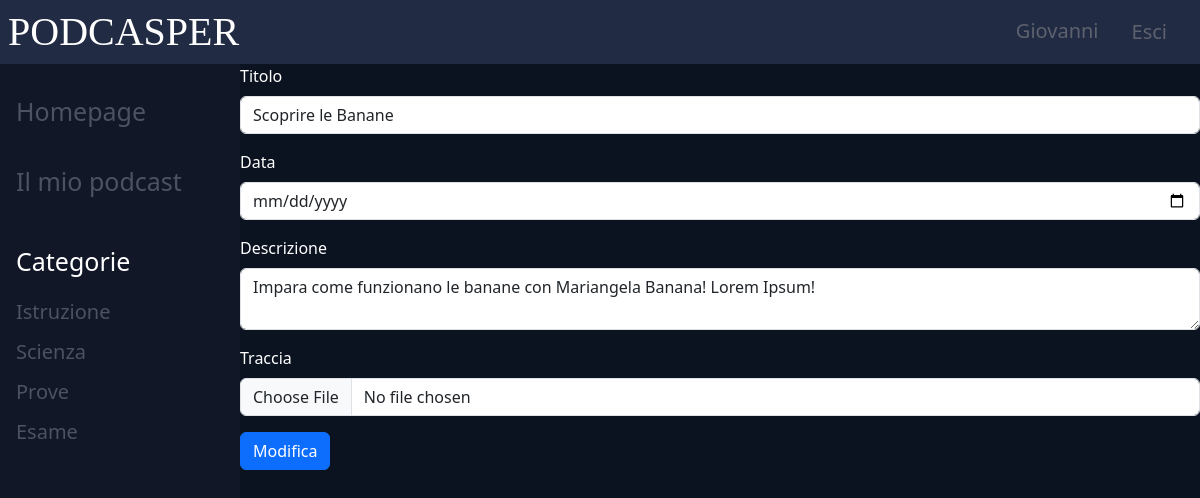
Screenshot of /serie/1/modifica_episodio_form (signed in) with the database file from the repository.
### tables this page shows
CREATE TABLE Utenti (
    ID INTEGER PRIMARY KEY,
    NOME VARCHAR(255),
    MAIL VARCHAR(255) UNIQUE,
    FORMATO_IMMAGINE VARCHAR(255),
    PASSWORD VARCHAR(255),
    TIPO VARCHAR(255)
);

CREATE TABLE Episodi(
    ID INTEGER PRIMARY KEY,
    ID_SERIE INTEGER,
    TITOLO VARCHAR(255),
    FORMATO_AUDIO VARCHAR(255),
    DESCRIZIONE TEXT,
    DATA_EPISODIO DATE,
    FOREIGN KEY (ID_SERIE)  REFERENCES  Serie(ID) ON DELETE CASCADE
);

### app.py (the view)
@app.route("/serie/<string:id>/modifica_episodio_form")
@login_required
def route_form_modifica_episodio(id):
    episodio = dao_episodi.get_episode_by_id(id)
    return render_template("modifica_episodio.html", episodio=episodio, serie=dao_serie.get_serie_by_id(episodio["ID"]))

### app.py (called while the page is built)
@login_manager.user_loader
def load_user(user_id):
    db_user = dao_users.get_user_by_id(user_id)
    return User(
        id=db_user["ID"],
        nome=db_user["NOME"],
        mail=db_user["MAIL"],
        immagine=db_user["FORMATO_IMMAGINE"],
        tipo=db_user["TIPO"]
    )

@app.context_processor
def inietta_categorie():
    diz = {
        "categorie": dao_serie.get_categorie()
    }
    if current_user.is_authenticated:
        seguiti = dao_serie.get_seguiti(current_user.id)
        autori = {}
        for serie in seguiti:
            autori[serie["ID"]] = dao_users.get_user_by_id(serie["ID_AUTORE"])
        diz["seguiti"] = seguiti
        diz["serie_seguite_autore"] = autori
    return diz

### dao_episodi.py (called while the page is built)
def get_episode_by_id(id_episodio):
    with get_connection() as con:
        cursor=con.cursor()
        cursor.execute("SELECT * FROM Episodi WHERE ID=?;",(id_episodio,))
        episodio=cursor.fetchone()
        cursor.close()
    return episodio

### dao_serie.py (called while the page is built)
def get_seguiti(id_utente):
    with get_connection() as con:
        cursor=con.cursor()
        cursor.execute("SELECT S.* FROM Serie S, Serie_seguite SS WHERE S.ID = SS.ID_SERIE AND SS.ID_UTENTE = ?;", (id_utente,))
        seguiti = cursor.fetchall()
        cursor.close()
    return seguiti

def get_categorie():
    with get_connection() as con:
        cursor=con.cursor()
        cursor.execute("SELECT DISTINCT CATEGORIA FROM Serie;")
        category = cursor.fetchall()
        cursor.close()
    return category

def get_serie_by_id(id):
    with get_connection() as con:
        cursor=con.cursor()
        cursor.execute("SELECT * FROM Serie WHERE ID=?;",(id,))
        serie=cursor.fetchone()
        cursor.close()
    return serie

### dao_users.py (called while the page is built)
def get_user_by_id(id):
    with get_connection() as con:
        cursor=con.cursor()
        cursor.execute("SELECT * FROM Utenti WHERE ID=?;",(id,))
        utente=cursor.fetchone()
        cursor.close()
    return utente

### database.py (called while the page is built)
def get_connection():
    con=sqlite3.connect("database.db")
    con.row_factory=sqlite3.Row
    con.execute("PRAGMA foreign_keys = 1;")
    return con

### templates/modifica_episodio.html (shortened to what this page needs)
{% extends "base.html" %}
{% block contenuto %}
<form action="{{url_for('route_modifica_episodio', episodio_id=episodio.ID)}}" method="POST" class="needs-validation"
    enctype="multipart/form-data" novalidate>
    <div class="mb-3">
        <label for="nomeUtente" class="form-label">Titolo</label>
        <input type="text" class="form-control" id="nomeUtente" name="titolo" value="{{episodio.TITOLO}}" required
            minlength="1" maxlength="100">
    </div>
    <div class="mb-3">
        <label for="mailUtente" class="form-label">Data</label>
        <input type="date" class="form-control" id="mailUtente" name="data" value="{{ episodio.DATA_EPISODIO }}"
            required>
    </div>
    <div class="mb-3">
        <label for="descrizione" class="form-label">Descrizione</label>
        <textarea class="form-control" id="descrizione" name="descrizione_episodio" required minlength="1"
            maxlength="1000">{{ episodio.DESCRIZIONE }}</textarea>
    </div>
    <div class="mb-3">
        <label for="immagineUtente" class="form-label">Traccia</label>
        <input type="file" class="form-control" id="immagineUtente" name="traccia" required>
    </div>
    <button type="submit" class="btn btn-primary">Modifica</button>
</form>
{% endblock %}

### templates/base.html (shortened to what this page needs)
<!DOCTYPE html>
<html lang="it">
{% from "bootstrap5/utils.html" import render_icon %}
<head>
    {{ bootstrap.load_css(version="5.2.3") }}
    <link rel="stylesheet" type="text/css" href="{{ url_for('static', filename='css/base.css') }}">
    <link rel="stylesheet" type="text/css" href="{{ url_for('static', filename='css/style_main1.css') }}">
    <link rel="stylesheet" type="text/css" href="{{ url_for('static', filename='css/style_mio_podcast.css') }}">
    <link rel="stylesheet" type="text/css" href="{{ url_for('static', filename='css/style_mio_profilo.css') }}">
    <link rel="stylesheet" type="text/css" href="{{ url_for('static', filename='css/style_serie.css') }}">
    <link rel="stylesheet" type="text/css" href="{{ url_for('static', filename='css/style_pagina_episodio.css') }}">
</head>
<body>
    <header>
        <h1><a href="/" class="titolo">PODCASPER</a></h1>
        <nav>
            {% if current_user.is_authenticated %}
            <a class="accedi" href="{{url_for('route_creatore', id=current_user.id) }}" title="Accedi">{{
                current_user.nome
                }}</a>
            <form action="{{ url_for('route_logout') }}" class="d-inline" method="POST">
                <button class="btn btn-link accedi d-inline" type="submit">Esci</button>
            </form>
            {% else %}
            <a class="accedi" href="{{ url_for('route_registrati') }}" title="Iscrizione">Iscriviti</a>
            <a class="accedi" href="{{ url_for('route_accedi') }}" title="Accedi">Accedi</a>
            {% endif %}
        </nav>
    </header>
    <div class="contenitore">
        <aside class="box1">
            <nav class="menu">
                <h1><a class="selezione" href="{{ url_for('route_home') }}" title="Homepage">Homepage</a></h1>
                {% if current_user.is_authenticated and current_user.tipo == "Creatore" %}
                <h1><a class="selezione" href="{{ url_for('route_mie_serie') }}" title="Il mio podcast">Il mio
                        podcast</a></h1>
                {% endif %}
            </nav>
            <div class="tutte_categorie">
                <h2 class="categoria" title="Categorie">Categorie</h2>
                <div class="categorie">
                    {% for categoria in categorie %}
                    <h1>
                        <a class="selezione_categoria"
                            href="{{ url_for('route_categoria', categoria=categoria.CATEGORIA) }}" title="categoria">{{
                            categoria.CATEGORIA }}</a>
                    </h1>
                    {% endfor %}
                </div>
            </div>
        </aside>
        <main class="box2">
            {% block contenuto %}
            {% endblock %}
        </main>
    </div>
</body>
</html>

### static/css/base.css (style rules this page uses)
label { color: #FFF; }
.titolo { text-decoration: none; color: #FFF; }
header { z-index: 69420; }

### static/css/style_main1.css (style rules this page uses)
header { display: flex; position: sticky; top: 0; justify-content: space-between; background-color: #222b44; height: 4rem; }
header>h1 { flex: 1; padding: 8px; color: #fff; font-family: 'Times New Roman', Times, serif; }
header>nav { flex: 1; padding-right: 1rem; display: flex; text-align: end; flex-direction: row; justify-content: flex-end }
.accedi { font-size: 20px; font-weight: 400; padding: 1rem; color: #5e626e; cursor: pointer; transition: .3s linear; text-decoration: none; text-align: end; overflow: hidden; text-overflow: ellipsis; white-space: nowrap; }
.contenitore { display: flex; justify-content: space-between; align-items: stretch; }
aside { position: sticky; top: 64px; left: 0; height: calc(100vh - 64px); flex: 1; background-color: #111727; }
.box1 { padding-top: 1rem; display: flex; flex-direction: column; gap: 10px; }
.selezione { display: block; width: 15rem; font-size: 25px; font-weight: 400; padding: 1rem; color: #4c5262; cursor: pointer; transition: .3s linear; text-decoration: none; overflow: hidden; text-overflow: ellipsis; white-space: nowrap; }
body .contenitore .box1 .tutte_categorie .categoria { width: 15rem; font-size: 25px; font-weight: 400; padding: 1rem; color: #ffffff; text-decoration: none; overflow: hidden; text-overflow: ellipsis; white-space: nowrap; }
body .contenitore .box1 .tutte_categorie .categorie { display: flex; flex-direction: column; justify-content: flex-start; height: 20rem; width: 100%; overflow: auto; scroll-behavior: smooth; }
body .contenitore .box1 .tutte_categorie .categorie .selezione_categoria { display: block; width: 15rem; font-size: 20px; font-weight: 400; top: 64px; padding-left: 1rem; padding-bottom: 0.5rem; color: #4c5262; cursor: pointer; transition: .3s linear; text-decoration: none; overflow: hidden; text-overflow: ellipsis; white-space: nowrap; }
main { flex: 5; top: 9rem; background-color: #0b1320; width: 64rem; }
.box2 { display: flex; flex-direction: column; flex-wrap: wrap; }

### rows the page displays
Utenti: nome "Giovanni"
Episodi: titolo "Scoprire le Banane", descrizione_episodio "Impara come funzionano le banane con Mariangela Banana! Lorem Ipsum!"

### other values shown
{{ categoria.CATEGORIA }} "Istruzione" "Scienza" "Prove" "Esame"
